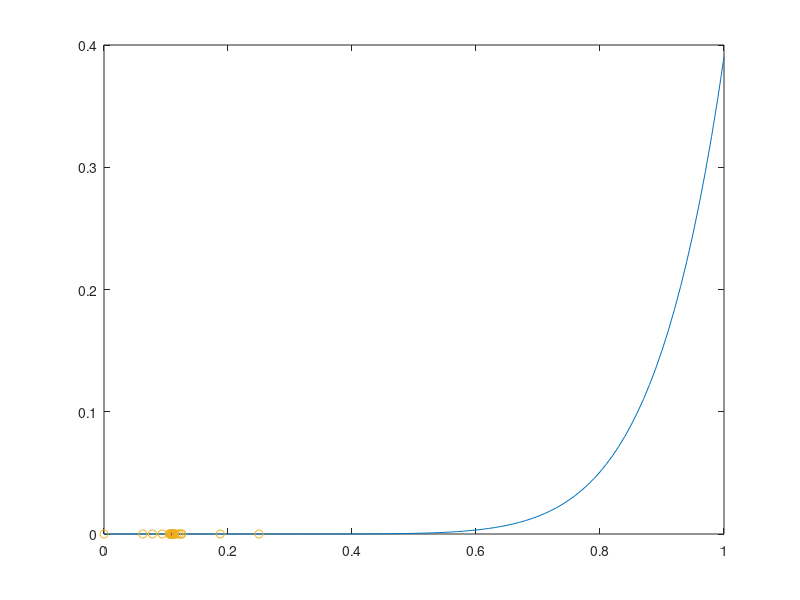

MATLAB code to generate this figure:
function lab1()
    clc;
    show_points = 1;
    N = 0;
    a = 0;
    b = 1;
    eps = 1e-6;
    x0 = a;
    f0 = f(a);
    delta = a-b;
    iter = 1;
    xarr = [];
    yarr = [];
    while abs(delta) > eps
        delta = -delta/4;
        fprintf("Итерация %d: x0=%.10f, f0=%.10f, delta=%.10f\n", iter, x0, f0, delta);
        xarr = [xarr x0];
        yarr = [yarr f0];
        iter = iter + 1;
        x1 = x0 + delta;
        f1 = f(x1);
        while f0>f1 && a<=x1 && x1<=b
            x0 = x1;
            f0 = f1;
            xarr = [xarr x0];
            yarr = [yarr f0];
            x1 = x0 + delta;
            f1 = f(x1);
            fprintf("Итерация %d: x0=%.10f, f0=%.10f, delta=%.10f\n", iter, x0, f0, delta);
            iter = iter + 1;
        end
        x0 = x1;
        f0 = f1;
    end
    fprintf("x*=%.10f, f*=%.10f\n",  x0, f0);
    fprintf("Количество вызовов f: %d\n", N);
    x0 - 0.111
    
    figure
    x = 0:1e-2:1;
    y = arrayfun(@(xi) f(xi), x);
    if show_points
        plot(x, y, x0, f0, '*', xarr, yarr, 'o');
    else
        plot(x, y, x0, f0, '*');
    end
    
    function y=f(x)
        %y = exp((x^4 + x^2 - x + 5^(1/2))/5) + sinh((x^3 + 21*x +9)/(21*x + 6)) + 3.0;
        y = (x-0.111)^8;
        N = N+1;
    end
end
    